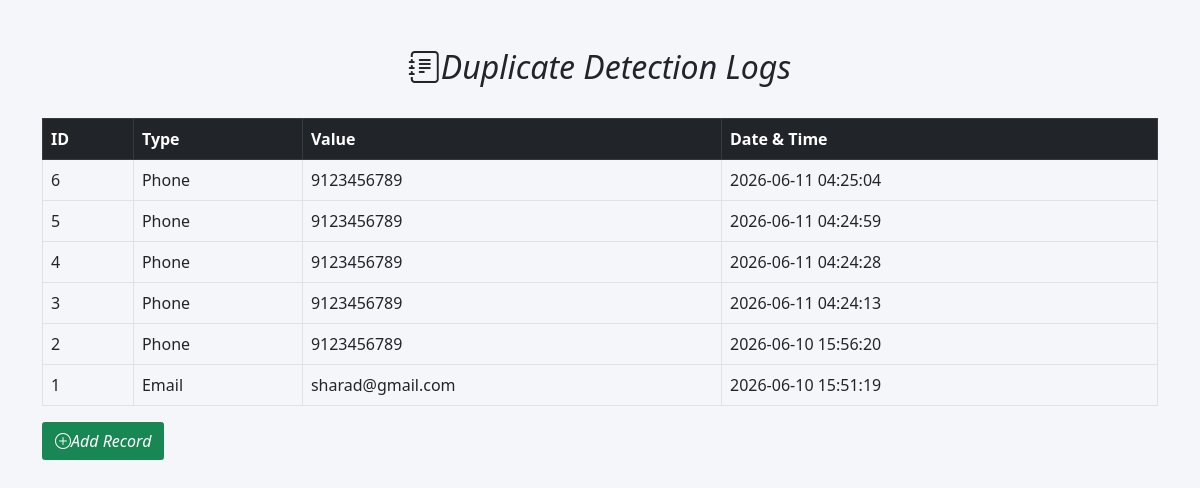
Page /logs on the committed database.
### tables this page shows
CREATE TABLE duplicate_logs(
        id INTEGER PRIMARY KEY AUTOINCREMENT,
        duplicate_type TEXT NOT NULL,
        duplicate_value TEXT NOT NULL,
        created_at TIMESTAMP DEFAULT CURRENT_TIMESTAMP
    );

### app.py (the view)
@app.route('/logs')
def logs():
    conn = sqlite3.connect("database.db")
    cursor = conn.cursor()
    cursor.execute("""
        SELECT * FROM duplicate_logs
        ORDER BY id DESC
    """)
    logs = cursor.fetchall()
    conn.close()
    return render_template(
        'logs.html',
        logs=logs
    )

### templates/logs.html (shortened to what this page needs)
<!DOCTYPE html>
<html>
<head>
    <link rel="stylesheet"
          href="{{ url_for('static', filename='bootstrap.min.css') }}">
    <link rel="stylesheet"
          href="{{ url_for('static', filename='style.css') }}">
    <link rel="stylesheet"
          href="{{ url_for('static', filename='bootstrap-icons.min.css') }}">
</head>
<body>
<div class="container mt-5">
    <h2><i class="bi bi-journal-text">Duplicate Detection Logs</i></h2><br>
    <table class="table table-bordered">
        <thead class="table-dark">
        <tr>
            <th>ID</th>
            <th>Type</th>
            <th>Value</th>
            <th>Date & Time</th>
        </tr>
        </thead>
        <tbody>
        {% for log in logs %}
        <tr>
            <td>{{ log[0] }}</td>
            <td>{{ log[1] }}</td>
            <td>{{ log[2] }}</td>
            <td>{{ log[3] }}</td>
        </tr>
        {% endfor %}
        </tbody>
    </table>
    <a href="/" class="btn btn-success mb-3">
        <i class="bi bi-plus-circle mt-2">Add Record</i>
    </a>
</div>
</body>
</html>

### static/style.css (style rules this page uses)
body { background-color:#f4f6f9; }
.btn { border-radius:2.5px; }
h2 { text-align: center; }

### rows in the picture
duplicate_logs: id "6", duplicate_type "Phone", duplicate_value "9123456789", created_at "2026-06-11 04:25:04"
duplicate_logs: id "5", duplicate_type "Phone", duplicate_value "9123456789", created_at "2026-06-11 04:24:59"
duplicate_logs: id "4", duplicate_type "Phone", duplicate_value "9123456789", created_at "2026-06-11 04:24:28"
duplicate_logs: id "3", duplicate_type "Phone", duplicate_value "9123456789", created_at "2026-06-11 04:24:13"
duplicate_logs: id "2", duplicate_type "Phone", duplicate_value "9123456789", created_at "2026-06-10 15:56:20"
duplicate_logs: id "1", duplicate_type "Email", duplicate_value "sharad@gmail.com", created_at "2026-06-10 15:51:19"
